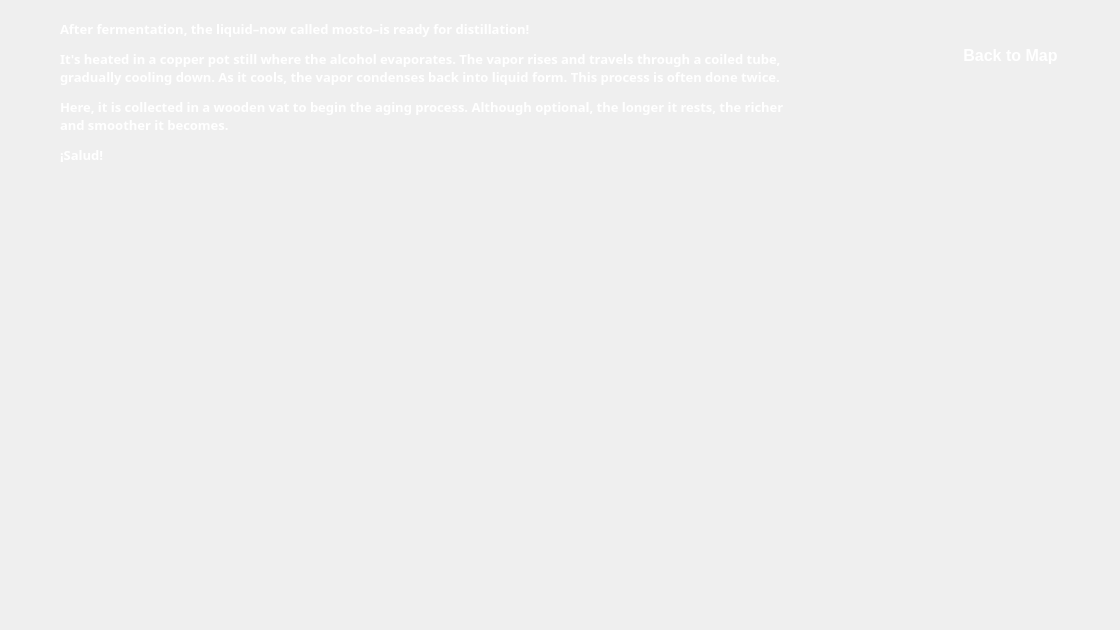
<?xml version="1.0" encoding="UTF-8"?>
<ui version="4.0">
 <class>MexicoOutro</class>
 <widget class="QWidget" name="MexicoOutro">
  <property name="geometry">
   <rect>
    <x>0</x>
    <y>0</y>
    <width>1120</width>
    <height>630</height>
   </rect>
  </property>
  <property name="windowTitle">
   <string>Form</string>
  </property>
  <widget class="QLabel" name="background">
   <property name="geometry">
    <rect>
     <x>0</x>
     <y>0</y>
     <width>1121</width>
     <height>631</height>
    </rect>
   </property>
   <property name="text">
    <string/>
   </property>
   <property name="pixmap">
    <pixmap resource="Pictures.qrc">:/Resources/mexicopressbg.png</pixmap>
   </property>
   <property name="scaledContents">
    <bool>true</bool>
   </property>
  </widget>
  <widget class="QLabel" name="barrel">
   <property name="geometry">
    <rect>
     <x>720</x>
     <y>250</y>
     <width>341</width>
     <height>281</height>
    </rect>
   </property>
   <property name="text">
    <string/>
   </property>
   <property name="pixmap">
    <pixmap resource="Pictures.qrc">:/Resources/barrel.png</pixmap>
   </property>
   <property name="scaledContents">
    <bool>true</bool>
   </property>
  </widget>
  <widget class="QLabel" name="stool">
   <property name="geometry">
    <rect>
     <x>750</x>
     <y>410</y>
     <width>301</width>
     <height>331</height>
    </rect>
   </property>
   <property name="text">
    <string/>
   </property>
   <property name="pixmap">
    <pixmap resource="Pictures.qrc">:/Resources/stool.png</pixmap>
   </property>
   <property name="scaledContents">
    <bool>true</bool>
   </property>
  </widget>
  <widget class="QLabel" name="bottle">
   <property name="geometry">
    <rect>
     <x>500</x>
     <y>170</y>
     <width>191</width>
     <height>391</height>
    </rect>
   </property>
   <property name="text">
    <string/>
   </property>
   <property name="pixmap">
    <pixmap resource="Pictures.qrc">:/Resources/mexbottle.png</pixmap>
   </property>
   <property name="scaledContents">
    <bool>true</bool>
   </property>
  </widget>
  <widget class="QLabel" name="emptyBottle">
   <property name="geometry">
    <rect>
     <x>720</x>
     <y>450</y>
     <width>111</width>
     <height>231</height>
    </rect>
   </property>
   <property name="text">
    <string/>
   </property>
   <property name="pixmap">
    <pixmap resource="Pictures.qrc">:/Resources/mexemptybottle.png</pixmap>
   </property>
   <property name="scaledContents">
    <bool>true</bool>
   </property>
  </widget>
  <widget class="QLabel" name="emptyBottle_2">
   <property name="geometry">
    <rect>
     <x>790</x>
     <y>480</y>
     <width>111</width>
     <height>231</height>
    </rect>
   </property>
   <property name="text">
    <string/>
   </property>
   <property name="pixmap">
    <pixmap resource="Pictures.qrc">:/Resources/mexemptybottle.png</pixmap>
   </property>
   <property name="scaledContents">
    <bool>true</bool>
   </property>
  </widget>
  <widget class="QLabel" name="vat1_2">
   <property name="geometry">
    <rect>
     <x>280</x>
     <y>360</y>
     <width>261</width>
     <height>251</height>
    </rect>
   </property>
   <property name="text">
    <string/>
   </property>
   <property name="pixmap">
    <pixmap resource="Pictures.qrc">:/Resources/mexicovat.png</pixmap>
   </property>
   <property name="scaledContents">
    <bool>true</bool>
   </property>
  </widget>
  <widget class="QPushButton" name="mainBtn">
   <property name="geometry">
    <rect>
     <x>940</x>
     <y>30</y>
     <width>141</width>
     <height>51</height>
    </rect>
   </property>
   <property name="styleSheet">
    <string notr="true">QPushButton {
    /* Base style */
    color: white;
    background-color: qlineargradient(
        x1: 0, y1: 0, 
        x2: 0, y2: 1, 
        stop: 0 #5cb85c, 
        stop: 1 #4cae4c);
    border: none;
    border-radius: 10px;
    padding: 8px 16px;
    font-size: 16px;
    font-weight: bold;
}

QPushButton:hover {
    /* Slightly brighter on hover */
    background-color: qlineargradient(
        x1: 0, y1: 0, 
        x2: 0, y2: 1, 
        stop: 0 #66bb6a, 
        stop: 1 #43a047);
}

QPushButton:pressed {
    /* Darker when pressed */
    background-color: qlineargradient(
        x1: 0, y1: 0, 
        x2: 0, y2: 1, 
        stop: 0 #43a047, 
        stop: 1 #388e3c);
}</string>
   </property>
   <property name="text">
    <string>Back to Map</string>
   </property>
  </widget>
  <widget class="QLabel" name="label">
   <property name="geometry">
    <rect>
     <x>50</x>
     <y>10</y>
     <width>751</width>
     <height>161</height>
    </rect>
   </property>
   <property name="font">
    <font>
     <family>Trebuchet MS</family>
     <pointsize>14</pointsize>
    </font>
   </property>
   <property name="styleSheet">
    <string notr="true">color: white;
background: qlineargradient(
        x1:0, y1:0, x2:0, y2:1,
        stop:0 rgba(100, 100, 100, 100),
        stop:1 rgba(30, 30, 30, 220)
    );
border-radius: 20px;
padding: 5px;</string>
   </property>
   <property name="text">
    <string>&lt;!DOCTYPE HTML PUBLIC &quot;-//W3C//DTD HTML 4.0//EN&quot; &quot;http://www.w3.org/TR/REC-html40/strict.dtd&quot;&gt;
&lt;html&gt;&lt;head&gt;&lt;meta name=&quot;qrichtext&quot; content=&quot;1&quot; /&gt;&lt;meta charset=&quot;utf-8&quot; /&gt;&lt;style type=&quot;text/css&quot;&gt;
p, li { white-space: pre-wrap; }
hr { height: 1px; border-width: 0; }
li.unchecked::marker { content: &quot;\2610&quot;; }
li.checked::marker { content: &quot;\2612&quot;; }
&lt;/style&gt;&lt;/head&gt;&lt;body style=&quot; font-family:'Trebuchet MS'; font-size:14pt; font-weight:400; font-style:normal;&quot;&gt;
&lt;p style=&quot; margin-top:12px; margin-bottom:12px; margin-left:0px; margin-right:0px; -qt-block-indent:0; text-indent:0px;&quot;&gt;&lt;span style=&quot; font-family:'.AppleSystemUIFont'; font-size:10pt; font-weight:700;&quot;&gt;After fermentation, the liquid–now called mosto–is ready for distillation!&lt;/span&gt;&lt;/p&gt;
&lt;p style=&quot; margin-top:12px; margin-bottom:12px; margin-left:0px; margin-right:0px; -qt-block-indent:0; text-indent:0px;&quot;&gt;&lt;span style=&quot; font-family:'.AppleSystemUIFont'; font-size:10pt; font-weight:700;&quot;&gt;It's heated in a copper pot still where the alcohol evaporates. The vapor rises and travels through a coiled tube, gradually cooling down. As it cools, the vapor condenses back into liquid form. This process is often done twice. &lt;/span&gt;&lt;/p&gt;
&lt;p style=&quot; margin-top:12px; margin-bottom:12px; margin-left:0px; margin-right:0px; -qt-block-indent:0; text-indent:0px;&quot;&gt;&lt;span style=&quot; font-family:'.AppleSystemUIFont'; font-size:10pt; font-weight:700;&quot;&gt;Here, it is collected in a wooden vat to begin the aging process. Although optional, the longer it rests, the richer and smoother it becomes. &lt;/span&gt;&lt;/p&gt;
&lt;p style=&quot; margin-top:12px; margin-bottom:12px; margin-left:0px; margin-right:0px; -qt-block-indent:0; text-indent:0px;&quot;&gt;&lt;span style=&quot; font-family:'.AppleSystemUIFont'; font-size:10pt; font-weight:700;&quot;&gt;¡Salud!&lt;/span&gt;&lt;/p&gt;&lt;/body&gt;&lt;/html&gt;</string>
   </property>
   <property name="alignment">
    <set>Qt::AlignmentFlag::AlignLeading|Qt::AlignmentFlag::AlignLeft|Qt::AlignmentFlag::AlignTop</set>
   </property>
   <property name="wordWrap">
    <bool>true</bool>
   </property>
  </widget>
  <widget class="QLabel" name="copperPot">
   <property name="geometry">
    <rect>
     <x>20</x>
     <y>130</y>
     <width>391</width>
     <height>541</height>
    </rect>
   </property>
   <property name="text">
    <string/>
   </property>
   <property name="pixmap">
    <pixmap resource="Pictures.qrc">:/Resources/mexicocopperpot.png</pixmap>
   </property>
   <property name="scaledContents">
    <bool>true</bool>
   </property>
  </widget>
  <widget class="QLabel" name="vat1_4">
   <property name="geometry">
    <rect>
     <x>160</x>
     <y>360</y>
     <width>261</width>
     <height>251</height>
    </rect>
   </property>
   <property name="text">
    <string/>
   </property>
   <property name="pixmap">
    <pixmap resource="Pictures.qrc">:/Resources/mexicovat.png</pixmap>
   </property>
   <property name="scaledContents">
    <bool>true</bool>
   </property>
  </widget>
  <widget class="QPushButton" name="pour">
   <property name="geometry">
    <rect>
     <x>760</x>
     <y>370</y>
     <width>71</width>
     <height>81</height>
    </rect>
   </property>
   <property name="styleSheet">
    <string notr="true">QPushButton {
    background-color: transparent;
    border: none;
}

QPushButton:hover {
    background-color: transparent;
}

QPushButton:pressed {
    background-color: transparent;
}
</string>
   </property>
   <property name="text">
    <string/>
   </property>
  </widget>
  <zorder>background</zorder>
  <zorder>stool</zorder>
  <zorder>barrel</zorder>
  <zorder>bottle</zorder>
  <zorder>emptyBottle</zorder>
  <zorder>emptyBottle_2</zorder>
  <zorder>vat1_2</zorder>
  <zorder>mainBtn</zorder>
  <zorder>label</zorder>
  <zorder>vat1_4</zorder>
  <zorder>copperPot</zorder>
  <zorder>pour</zorder>
 </widget>
 <resources>
  <include location="Pictures.qrc"/>
 </resources>
 <connections/>
</ui>
